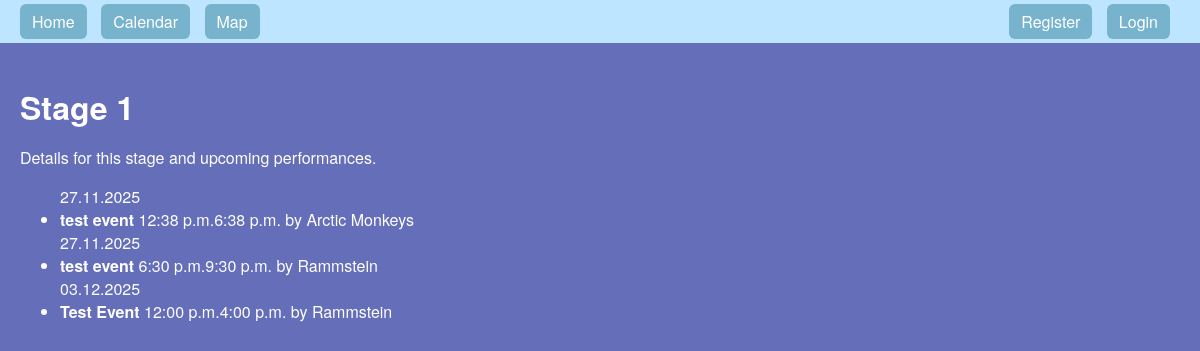
The app's page /api/stage/1/, older data.
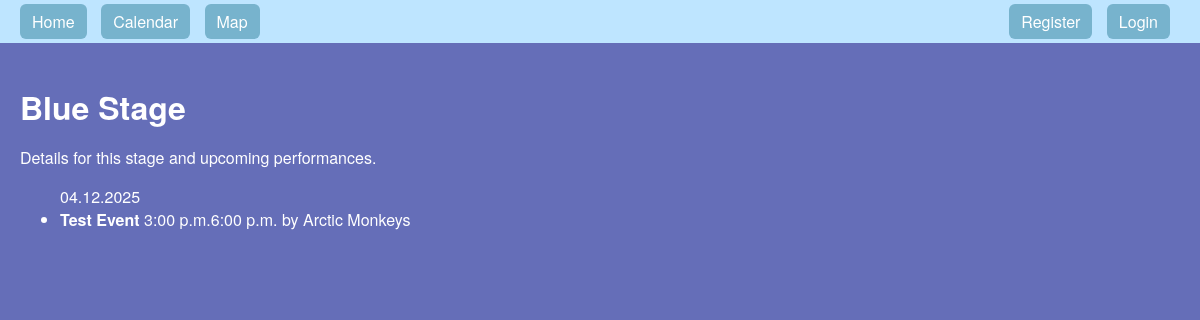
The same page, newer data.
### festify/models.py (models this page shows, shortened)
class Stage(models.Model):
    name = models.CharField(max_length=100)
    location = models.CharField(max_length=100, blank=True)
    order = models.PositiveIntegerField(default=1)

class Performance(models.Model):
    event = models.ForeignKey(Event, on_delete=models.CASCADE, related_name="performances")
    artist = models.ForeignKey(Artist, on_delete=models.CASCADE, related_name="performances")
    stage = models.ForeignKey(Stage, on_delete=models.CASCADE, related_name="performances")
    title = models.CharField(max_length=200, blank=True)
    start_time = models.TimeField()
    end_time = models.TimeField()
    description = models.TextField(blank=True)

class Event(models.Model):
    host = models.ForeignKey(User, on_delete=models.CASCADE, related_name='hosted_events')
    title = models.CharField(max_length=200)
    description = models.TextField()
    start_datetime = models.DateTimeField()
    end_datetime = models.DateTimeField(null=True, blank=True)
    location_name = models.CharField(max_length=200)
    address = models.CharField(max_length=300)
    latitude = models.FloatField(null=True, blank=True)
    longitude = models.FloatField(null=True, blank=True)
    image = models.ImageField(upload_to='event_images/', blank=True, null=True)
    artists = models.ManyToManyField(Artist, blank=True, related_name='events')
    ticket_price = models.DecimalField(max_digits=10, decimal_places=2)
    capacity = models.IntegerField()
    tickets_sold = models.IntegerField(default=0)
    created_at = models.DateTimeField(auto_now_add=True)
    updated_at = models.DateTimeField(auto_now=True)

class Artist(models.Model):
    name = models.CharField(max_length=200)
    genre = models.CharField(max_length=100, blank=True)
    description = models.TextField(blank=True)
    image_url = models.URLField(blank=True)

### festify/views.py (the view)
# urls.py: path("stage/<int:pk>/", views.stage_detail, name="stage-detail"),
def stage_detail(request, pk):
    stage = get_object_or_404(Stage, pk=pk)
    performances = (
        Performance.objects
        .filter(stage=stage)
        .select_related('artist', 'event')
        .order_by('event__start_datetime', 'start_time')
    )
    return render(request, 'events/stage_detail.html', {
        'stage': stage,
        'performances': performances,
    })

### festify/templates/events/stage_detail.html
{% extends "events/base.html" %} {% block content %}
<h1>{{ stage.name }}</h1>
<p>Details for this stage and upcoming performances.</p>
{% if performances %}
<ul>
  {% for perf in performances %}
  {{ perf.event.start_datetime|date:"d.m.Y" }}
  <li>
    <strong>{{ perf.event.title }}</strong>
    {{ perf.start_time|date:"g:i a" }}{{ perf.end_time|date:"g:i a" }}
    {% if perf.artist %} by {{ perf.artist.name }}{% endif %}
  </li>
  {% endfor %}
</ul>
{% else %}
<p>No performances scheduled for this stage.</p>
{% endif %}
{% endblock %}

### festify/templates/events/base.html (shortened to what this page needs)
<!DOCTYPE html>
<html lang="en">
<head>
</head>
<body>
    {% include 'events/navbar.html' %}
    <main>
        {% block content %}{% endblock %}
    </main>
</body>
</html>

### festify/templates/events/navbar.html (shortened to what this page needs)
<nav>
  <div class="nav-left">
    <a
      href="{% url 'events:home' %}"
      class="{% if request.path == '/' %}active{% endif %}"
      >Home</a
    >
    <a
      href="{% url 'events:calendar' %}"
      class="{% if 'calendar' in request.path %}active{% endif %}"
      >Calendar</a
    >
    <a
      href="{% url 'events:map-page' %}"
      class="{% if 'map' in request.path %}active{% endif %}"
      >Map</a
    >
  </div>
  <div class="nav-right">
    <span id="auth-guest">
      <a href="{% url 'events:registration-page' %}">Register</a>
      <a href="{% url 'events:login-page' %}">Login</a>
    </span>
  </div>
</nav>

Row changes from the older to the newer data that the page shows:
removed Performance: event.start_datetime "27.11.2025", event "test event", start_time "12:38 p.m.", end_time "6:38 p.m.", artist.name "Arctic Monkeys"
removed Performance: event.start_datetime "27.11.2025", event "test event", start_time "6:30 p.m.", end_time "9:30 p.m.", artist.name "Rammstein"
removed Performance: event.start_datetime "03.12.2025", event "Test Event", start_time "12:00 p.m.", end_time "4:00 p.m.", artist.name "Rammstein"
changed Stage: name "Stage 1" → "Blue Stage"
added Performance: event.start_datetime "04.12.2025", event "Test Event", start_time "3:00 p.m.", end_time "6:00 p.m.", artist.name "Arctic Monkeys"
